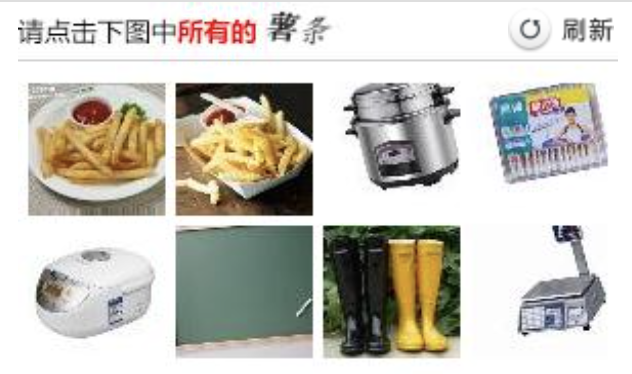
#> input picture CaptchaPlatform/captcha2.png, 632 x 374 px
$ python captcha2.py
#> lines starting #> are read from the running program, lines starting #| are printed output that depends on the picture
from chaojiying import Chaojiying

# [8 lines of commented-out code are left out]

import cv2

image = cv2.imread('captcha2.png')
#> image is the input picture: shape (374, 632, 3); mean B, G, R 189.1, 197.2, 199.7
image = cv2.circle(image, (108, 133), radius=10, color=(0, 0, 255), thickness=-1)
image = cv2.circle(image, (227, 143), radius=10, color=(0, 0, 255), thickness=-1)
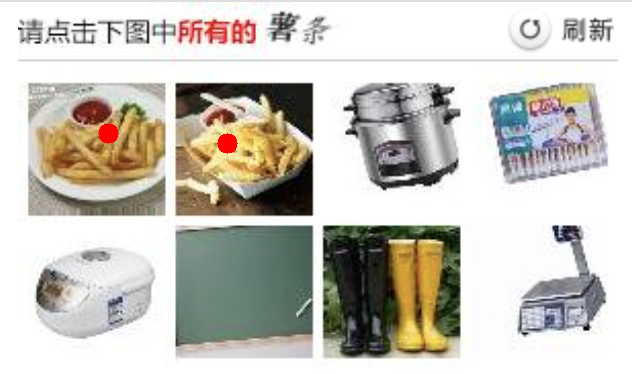
#> image: shape (374, 632, 3); mean B, G, R 188.9, 196.8, 199.8
cv2.imwrite('captcha2_label.png', image)

$ run again, with CaptchaPlatform/captcha1.png copied over CaptchaPlatform/captcha2.png
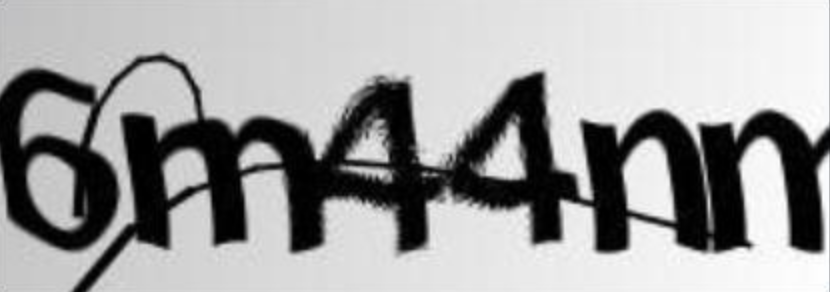
#> input picture CaptchaPlatform/captcha1.png, 830 x 292 px
#> image is the input picture: shape (292, 830, 3); mean B, G, R 160.3, 160.3, 160.3
#> `image = cv2.circle(image, (227, 143), radius=10, color=(0, 0, 255), th..`:
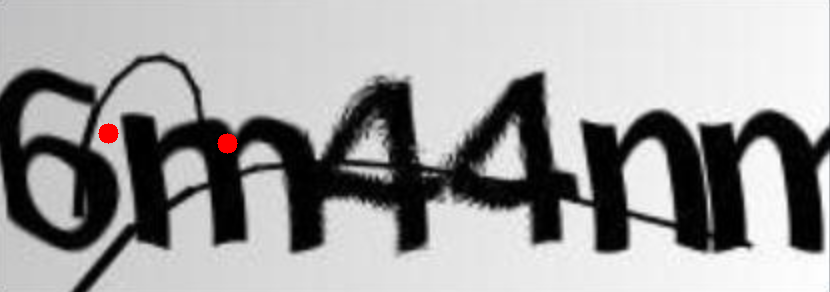
#> image: shape (292, 830, 3); mean B, G, R 160, 160, 160.7

$ run again, with CaptchaPlatform/captcha3.png copied over CaptchaPlatform/captcha2.png
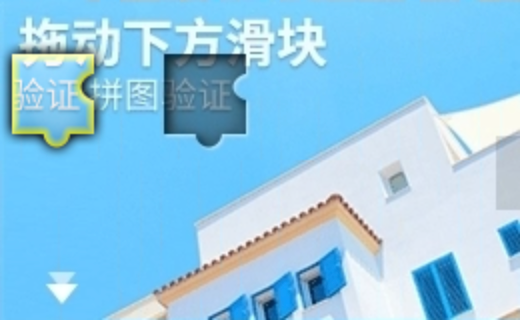
#> input picture CaptchaPlatform/captcha3.png, 520 x 320 px
#> image is the input picture: shape (320, 520, 3); mean B, G, R 232.6, 201.6, 144.1
#> `image = cv2.circle(image, (227, 143), radius=10, color=(0, 0, 255), th..`:
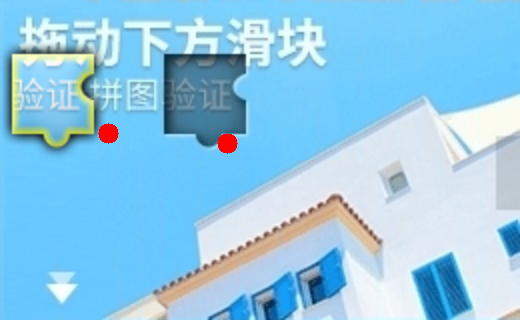
#> image: shape (320, 520, 3); mean B, G, R 231.6, 200.8, 144.6
